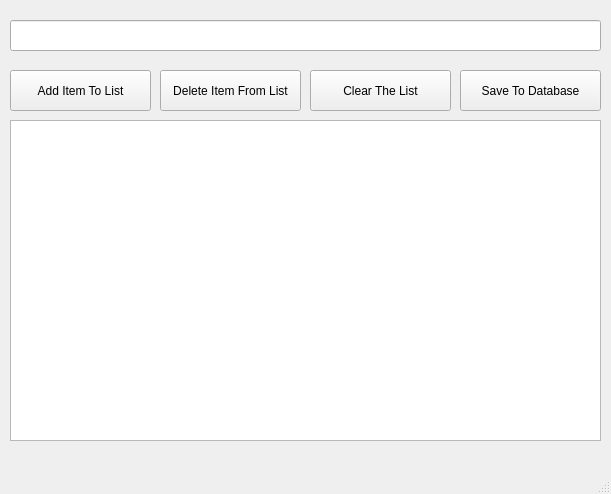
<?xml version="1.0" encoding="UTF-8"?>
<ui version="4.0">
 <class>CreateList</class>
 <widget class="QMainWindow" name="CreateList">
  <property name="geometry">
   <rect>
    <x>0</x>
    <y>0</y>
    <width>611</width>
    <height>494</height>
   </rect>
  </property>
  <property name="windowTitle">
   <string>MainWindow</string>
  </property>
  <widget class="QWidget" name="centralwidget">
   <widget class="QPushButton" name="addItemButton">
    <property name="geometry">
     <rect>
      <x>10</x>
      <y>70</y>
      <width>141</width>
      <height>41</height>
     </rect>
    </property>
    <property name="text">
     <string>Add Item To List</string>
    </property>
   </widget>
   <widget class="QPushButton" name="deleteItemButton">
    <property name="geometry">
     <rect>
      <x>160</x>
      <y>70</y>
      <width>141</width>
      <height>41</height>
     </rect>
    </property>
    <property name="text">
     <string>Delete Item From List</string>
    </property>
   </widget>
   <widget class="QPushButton" name="clearAllButton">
    <property name="geometry">
     <rect>
      <x>310</x>
      <y>70</y>
      <width>141</width>
      <height>41</height>
     </rect>
    </property>
    <property name="text">
     <string>Clear The List</string>
    </property>
   </widget>
   <widget class="QLineEdit" name="lineEdit">
    <property name="geometry">
     <rect>
      <x>10</x>
      <y>20</y>
      <width>591</width>
      <height>31</height>
     </rect>
    </property>
    <property name="font">
     <font>
      <pointsize>10</pointsize>
     </font>
    </property>
   </widget>
   <widget class="QListWidget" name="myList_Widget">
    <property name="geometry">
     <rect>
      <x>10</x>
      <y>120</y>
      <width>591</width>
      <height>321</height>
     </rect>
    </property>
    <property name="font">
     <font>
      <pointsize>10</pointsize>
     </font>
    </property>
   </widget>
   <widget class="QPushButton" name="save_to_database_Button">
    <property name="geometry">
     <rect>
      <x>460</x>
      <y>70</y>
      <width>141</width>
      <height>41</height>
     </rect>
    </property>
    <property name="text">
     <string>Save To Database</string>
    </property>
   </widget>
  </widget>
  <widget class="QMenuBar" name="menubar">
   <property name="geometry">
    <rect>
     <x>0</x>
     <y>0</y>
     <width>611</width>
     <height>26</height>
    </rect>
   </property>
  </widget>
  <widget class="QStatusBar" name="statusbar"/>
 </widget>
 <resources/>
 <connections/>
</ui>
